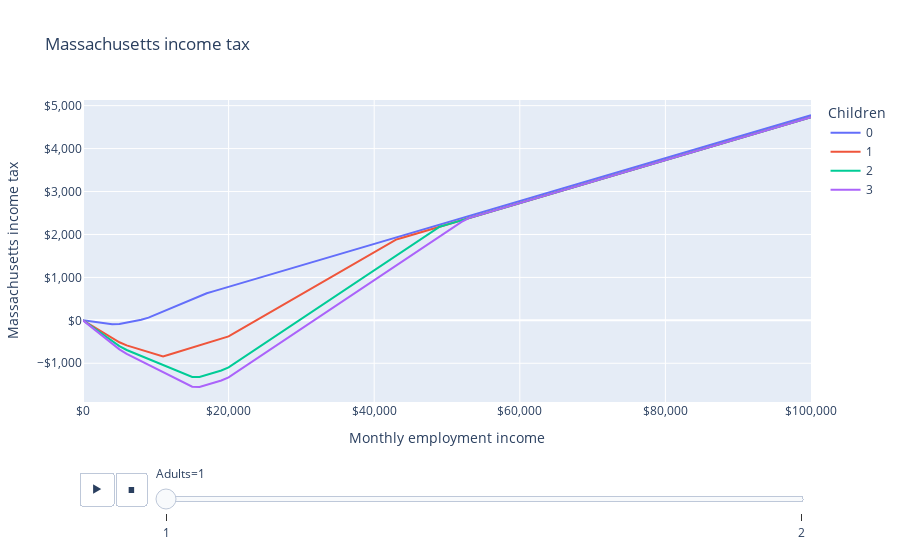

Write notebook code for a chart like this one.
### Markdown cell above
# Massachusetts income tax

Massachusetts has a mostly flat income tax of five percent, with personal exemptions based on filing status and number of dependents.
It also has other exemptions, deductions, and credits, including an Earned Income Tax Credit set at 30 percent of a filer's federal EITC payment.

## Examples

Consider a single person.

### Code cell
from openfisca_us import IndividualSim
import pandas as pd
import plotly.express as px

def make_tax(adults, children):    
    sim = IndividualSim(year=2022)
    sim.add_person(name="head", age=25)
    members = ["head"]
    if adults == 2:
        sim.add_person(name="spouse")
        members += ["spouse"]
    for i in range(children):
        child = "child{}".format(i)
        sim.add_person(name=child, age=6)
        members += [child]
    sim.add_tax_unit(name="tax_unit", members=members)
    sim.add_household(name="household", members=members, state_code="MA")
    sim.vary("employment_income", max=100_000, step=1_000)
    return pd.DataFrame(
        dict(
            employment_income=sim.calc("employment_income")[0],
            state_income_tax=sim.calc("state_income_tax")[0].round(),
            mtr=sim.deriv("state_income_tax", "employment_income", wrt_target="head"),
            adults=adults,
            children=children,
        )
    )

# Make a table of EITC amounts for different numbers of adults and children.
l = []
for adults in range(1, 3):
    for children in range(0, 4):
        l.append(make_tax(adults, children))

df = pd.concat(l)

LABELS = dict(
    employment_income="Monthly employment income",
    state_income_tax="Massachusetts income tax",
    mtr="State marginal tax rate",
    adults="Adults",
    children="Children",
)

fig = px.line(
    df,
    "employment_income",
    "state_income_tax",
    color="children",
    animation_frame="adults",
    labels=LABELS,
    title="Massachusetts income tax",
)
fig.update_layout(xaxis_tickformat="$,", yaxis_tickformat="$,")
fig.show()

### Figure 1 — Plotly figure (JSON) as saved in the notebook; plotly's stock layout.template omitted (floating-point values rounded to 4 significant figures)
{"data": [{"hovertemplate": "Children=0<br>Adults=1<br>Monthly employment income=%{x}<br>Massachusetts income tax=%{y}<extra></extra>", "legendgroup": "0", "line": {"color": "#636efa", "dash": "solid"}, "marker": {"symbol": "circle"}, "mode": "lines", "name": "0", "orientation": "v", "showlegend": true, "type": "scatter", "x": [0, 1000, 2000, 3000, 4000, 5000, 6000, 7000, 8000, 9000, 10000, 11000, 12000, 13000, 14000, 15000, 16000, 17000, 18000, 19000, 20000, 21000, 22000, 23000, 24000, 25000, 26000, 27000, 28000, 29000, 30000, 31000, 32000, 33000, 34000, 35000, 36000, 37000, 38000, 39000, 40000, 41000, 42000, 43000, 44000, 45000, 46000, 47000, 48000, 49000, 50000, 51000, 52000, 53000, 54000, 55000, 56000, 57000, 58000, 59000, 60000, 61000, 62000, 63000, 64000, 65000, 66000, 67000, 68000, 69000, 70000, 71000, 72000, 73000, 74000, 75000, 76000, 77000, 78000, 79000, 80000, 81000, 82000, 83000, 84000, 85000, 86000, 87000, 88000, 89000, 90000, 91000, 92000, 93000, 94000, 95000, 96000, 97000, 98000, 99000, 100000], "xaxis": "x", "y": [0, -23, -46, -69, -92, -85, -58, -31, 12, 64, 137, 209, 282, 355, 428, 501, 574, 630, 680, 730, 780, 830, 880, 930, 980, 1030, 1080, 1130, 1180, 1230, 1280, 1330, 1380, 1430, 1480, 1530, 1580, 1630, 1680, 1730, 1780, 1830, 1880, 1930, 1980, 2030, 2080, 2130, 2180, 2230, 2280, 2330, 2380, 2430, 2480, 2530, 2580, 2630, 2680, 2730, 2780, 2830, 2880, 2930, 2980, 3030, 3080, 3130, 3180, 3230, 3280, 3330, 3380, 3430, 3480, 3530, 3580, 3630, 3680, 3730, 3780, 3830, 3880, 3930, 3980, 4030, 4080, 4130, 4180, 4230, 4280, 4330, 4380, 4430, 4480, 4530, 4580, 4630, 4680, 4730, 4780], "yaxis": "y"}, {"hovertemplate": "Children=1<br>Adults=1<br>Monthly employment income=%{x}<br>Massachusetts income tax=%{y}<extra></extra>", "legendgroup": "1", "line": {"color": "#EF553B", "dash": "solid"}, "marker": {"symbol": "circle"}, "mode": "lines", "name": "1", "orientation": "v", "showlegend": true, "type": "scatter", "x": [0, 1000, 2000, 3000, 4000, 5000, 6000, 7000, 8000, 9000, 10000, 11000, 12000, 13000, 14000, 15000, 16000, 17000, 18000, 19000, 20000, 21000, 22000, 23000, 24000, 25000, 26000, 27000, 28000, 29000, 30000, 31000, 32000, 33000, 34000, 35000, 36000, 37000, 38000, 39000, 40000, 41000, 42000, 43000, 44000, 45000, 46000, 47000, 48000, 49000, 50000, 51000, 52000, 53000, 54000, 55000, 56000, 57000, 58000, 59000, 60000, 61000, 62000, 63000, 64000, 65000, 66000, 67000, 68000, 69000, 70000, 71000, 72000, 73000, 74000, 75000, 76000, 77000, 78000, 79000, 80000, 81000, 82000, 83000, 84000, 85000, 86000, 87000, 88000, 89000, 90000, 91000, 92000, 93000, 94000, 95000, 96000, 97000, 98000, 99000, 100000], "xaxis": "x", "y": [0, -102, -204, -306, -408, -510, -582, -634, -686, -738, -790, -840, -790, -740, -690, -640, -590, -540, -490, -440, -373, -275, -177, -79, 19, 117, 215, 312, 410, 508, 606, 704, 802, 900, 998, 1096, 1194, 1292, 1390, 1488, 1586, 1684, 1782, 1879, 1930, 1980, 2030, 2080, 2130, 2180, 2230, 2280, 2330, 2380, 2430, 2480, 2530, 2580, 2630, 2680, 2730, 2780, 2830, 2880, 2930, 2980, 3030, 3080, 3130, 3180, 3230, 3280, 3330, 3380, 3430, 3480, 3530, 3580, 3630, 3680, 3730, 3780, 3830, 3880, 3930, 3980, 4030, 4080, 4130, 4180, 4230, 4280, 4330, 4380, 4430, 4480, 4530, 4580, 4630, 4680, 4730], "yaxis": "y"}, {"hovertemplate": "Children=2<br>Adults=1<br>Monthly employment income=%{x}<br>Massachusetts income tax=%{y}<extra></extra>", "legendgroup": "2", "line": {"color": "#00cc96", "dash": "solid"}, "marker": {"symbol": "circle"}, "mode": "lines", "name": "2", "orientation": "v", "showlegend": true, "type": "scatter", "x": [0, 1000, 2000, 3000, 4000, 5000, 6000, 7000, 8000, 9000, 10000, 11000, 12000, 13000, 14000, 15000, 16000, 17000, 18000, 19000, 20000, 21000, 22000, 23000, 24000, 25000, 26000, 27000, 28000, 29000, 30000, 31000, 32000, 33000, 34000, 35000, 36000, 37000, 38000, 39000, 40000, 41000, 42000, 43000, 44000, 45000, 46000, 47000, 48000, 49000, 50000, 51000, 52000, 53000, 54000, 55000, 56000, 57000, 58000, 59000, 60000, 61000, 62000, 63000, 64000, 65000, 66000, 67000, 68000, 69000, 70000, 71000, 72000, 73000, 74000, 75000, 76000, 77000, 78000, 79000, 80000, 81000, 82000, 83000, 84000, 85000, 86000, 87000, 88000, 89000, 90000, 91000, 92000, 93000, 94000, 95000, 96000, 97000, 98000, 99000, 100000], "xaxis": "x", "y": [0, -120, -240, -360, -480, -600, -690, -760, -830, -900, -970, -1040, -1110, -1180, -1250, -1320, -1319, -1269, -1219, -1169, -1097, -984, -871, -758, -644, -531, -418, -305, -192, -78, 35, 148, 261, 374, 487, 601, 714, 827, 940, 1053, 1167, 1280, 1393, 1506, 1619, 1732, 1846, 1959, 2072, 2180, 2230, 2280, 2330, 2380, 2430, 2480, 2530, 2580, 2630, 2680, 2730, 2780, 2830, 2880, 2930, 2980, 3030, 3080, 3130, 3180, 3230, 3280, 3330, 3380, 3430, 3480, 3530, 3580, 3630, 3680, 3730, 3780, 3830, 3880, 3930, 3980, 4030, 4080, 4130, 4180, 4230, 4280, 4330, 4380, 4430, 4480, 4530, 4580, 4630, 4680, 4730], "yaxis": "y"}, {"hovertemplate": "Children=3<br>Adults=1<br>Monthly employment income=%{x}<br>Massachusetts income tax=%{y}<extra></extra>", "legendgroup": "3", "line": {"color": "#ab63fa", "dash": "solid"}, "marker": {"symbol": "circle"}, "mode": "lines", "name": "3", "orientation": "v", "showlegend": true, "type": "scatter", "x": [0, 1000, 2000, 3000, 4000, 5000, 6000, 7000, 8000, 9000, 10000, 11000, 12000, 13000, 14000, 15000, 16000, 17000, 18000, 19000, 20000, 21000, 22000, 23000, 24000, 25000, 26000, 27000, 28000, 29000, 30000, 31000, 32000, 33000, 34000, 35000, 36000, 37000, 38000, 39000, 40000, 41000, 42000, 43000, 44000, 45000, 46000, 47000, 48000, 49000, 50000, 51000, 52000, 53000, 54000, 55000, 56000, 57000, 58000, 59000, 60000, 61000, 62000, 63000, 64000, 65000, 66000, 67000, 68000, 69000, 70000, 71000, 72000, 73000, 74000, 75000, 76000, 77000, 78000, 79000, 80000, 81000, 82000, 83000, 84000, 85000, 86000, 87000, 88000, 89000, 90000, 91000, 92000, 93000, 94000, 95000, 96000, 97000, 98000, 99000, 100000], "xaxis": "x", "y": [0, -135, -270, -405, -540, -675, -780, -865, -950, -1035, -1120, -1205, -1290, -1375, -1460, -1545, -1550, -1500, -1450, -1400, -1328, -1215, -1102, -989, -876, -762, -649, -536, -423, -310, -197, -83, 30, 143, 256, 369, 482, 596, 709, 822, 935, 1048, 1162, 1275, 1388, 1501, 1614, 1727, 1841, 1954, 2067, 2180, 2293, 2380, 2430, 2480, 2530, 2580, 2630, 2680, 2730, 2780, 2830, 2880, 2930, 2980, 3030, 3080, 3130, 3180, 3230, 3280, 3330, 3380, 3430, 3480, 3530, 3580, 3630, 3680, 3730, 3780, 3830, 3880, 3930, 3980, 4030, 4080, 4130, 4180, 4230, 4280, 4330, 4380, 4430, 4480, 4530, 4580, 4630, 4680, 4730], "yaxis": "y"}], "layout": {"legend": {"title": {"text": "Children"}, "tracegroupgap": 0}, "sliders": [{"active": 0, "currentvalue": {"prefix": "Adults="}, "len": 0.9, "pad": {"b": 10, "t": 60}, "steps": [{"args": [["1"], {"frame": {"duration": 0, "redraw": false}, "fromcurrent": true, "mode": "immediate", "transition": {"duration": 0, "easing": "linear"}}], "label": "1", "method": "animate"}, {"args": [["2"], {"frame": {"duration": 0, "redraw": false}, "fromcurrent": true, "mode": "immediate", "transition": {"duration": 0, "easing": "linear"}}], "label": "2", "method": "animate"}], "x": 0.1, "xanchor": "left", "y": 0, "yanchor": "top"}], "title": {"text": "Massachusetts income tax"}, "updatemenus": [{"buttons": [{"args": [null, {"frame": {"duration": 500, "redraw": false}, "fromcurrent": true, "mode": "immediate", "transition": {"duration": 500, "easing": "linear"}}], "label": "&#9654;", "method": "animate"}, {"args": [[null], {"frame": {"duration": 0, "redraw": false}, "fromcurrent": true, "mode": "immediate", "transition": {"duration": 0, "easing": "linear"}}], "label": "&#9724;", "method": "animate"}], "direction": "left", "pad": {"r": 10, "t": 70}, "showactive": false, "type": "buttons", "x": 0.1, "xanchor": "right", "y": 0, "yanchor": "top"}], "xaxis": {"anchor": "y", "domain": [0, 1], "tickformat": "$,", "title": {"text": "Monthly employment income"}}, "yaxis": {"anchor": "x", "domain": [0, 1], "tickformat": "$,", "title": {"text": "Massachusetts income tax"}}}}
